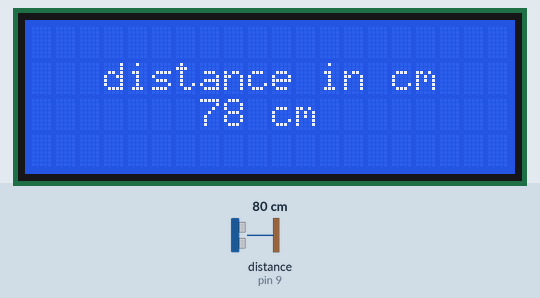
This sketch was run on a simulated Arduino Uno, built with avr-gcc and run on an emulated ATmega328P. On the bench: 20×4 character LCD. Wiring (inferred from the names in the program): ultrasonic range finder: trigger pin 10; echo pin 9. The test bench sets the inputs (shaded band); at power-on: distance to the obstacle (sensor on pin 9) 80 cm. The echo pulse lasts 58.3 µs per cm; what the sketch prints to the serial monitor is not drawn.

Above: at 5.2 s.
5.3 s: distance to the obstacle (sensor on pin 9) set to 2 cm
At 6.4 s:
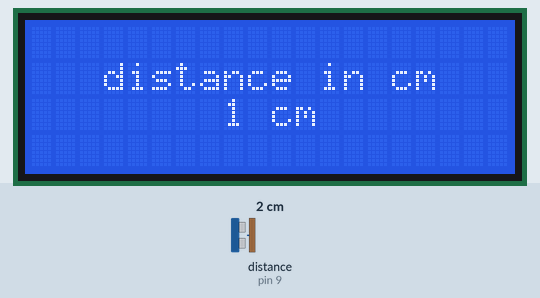
8.5 s: distance to the obstacle (sensor on pin 9) set to 4 cm
11.6 s: distance to the obstacle (sensor on pin 9) set to 9 cm
Timing chart, 0 to 14.6 s (numbered marks = the images above; inputs shaded):
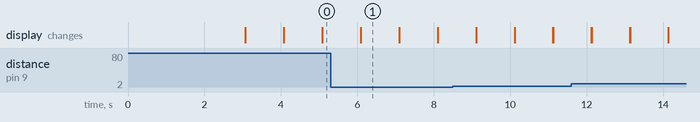

Measured:
- after the input at 5.3 s, the display: first differs from a run without the input after 0.79 s (image 1)
- what the display in image 1 shows lasts 1.0 s, from 6.1 s to 7.1 s

The sketch:

uslcd.ino
```cpp
/*
online simulation: https://wokwi.com/projects/376825214285441025

NOTE: 20x4 lcd display is used
*/

#include <LiquidCrystal.h>

int trigger = 10;
int echo = 9;

int rs = 12, en = 11, d4 = 5, d5 = 4, d6 = 3, d7 = 2;
LiquidCrystal lcd(rs, en, d4, d5, d6, d7);

int relativeIndent;

void setup()
{
	pinMode(trigger, OUTPUT);
	pinMode(echo, INPUT);
	Serial.begin(9600);
	lcd.begin(20, 4);

	lcd.setCursor(6, 1);
	lcd.print("welcome!");
	lcd.setCursor(8, 2);
	lcd.print("user");
	delay(3000);
	lcd.clear();
	delay(1000);
}

void loop()
{
	lcd.clear();
	long duration, inches, cm;
	int address;

	digitalWrite(trigger, LOW);
	delayMicroseconds(3);
	digitalWrite(trigger, HIGH);
	delayMicroseconds(10);
	digitalWrite(trigger, LOW);

	duration = pulseIn(echo, HIGH);

	address = duration * 0.034 / 2;
	Serial.println(address);

	lcd.setCursor(3, 1);
	lcd.print("distance in cm");

	relativeIndent = (int) (20 - (String(address) + " cm").length())/2;

	lcd.setCursor(relativeIndent, 2);
	lcd.print(String(address) + " cm");


	delay(1000); // wait 5 seconds for next scan
}
```
